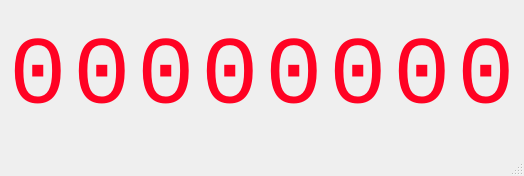
<?xml version="1.0" encoding="UTF-8"?>
<ui version="4.0">
 <class>MainWindow</class>
 <widget class="QMainWindow" name="MainWindow">
  <property name="geometry">
   <rect>
    <x>0</x>
    <y>0</y>
    <width>486</width>
    <height>176</height>
   </rect>
  </property>
  <property name="maximumSize">
   <size>
    <width>486</width>
    <height>176</height>
   </size>
  </property>
  <property name="windowTitle">
   <string>MainWindow</string>
  </property>
  <widget class="QWidget" name="centralwidget">
   <layout class="QHBoxLayout" name="horizontalLayout_2">
    <item>
     <layout class="QHBoxLayout" name="horizontalLayout">
      <item>
       <widget class="QLabel" name="label">
        <property name="font">
         <font>
          <family>Consolas</family>
          <pointsize>72</pointsize>
         </font>
        </property>
        <property name="styleSheet">
         <string notr="true">color:rgb(255, 2, 35)</string>
        </property>
        <property name="text">
         <string>0</string>
        </property>
       </widget>
      </item>
      <item>
       <widget class="QLabel" name="label_2">
        <property name="font">
         <font>
          <family>Consolas</family>
          <pointsize>72</pointsize>
         </font>
        </property>
        <property name="styleSheet">
         <string notr="true">color:rgb(255, 2, 35)</string>
        </property>
        <property name="text">
         <string>0</string>
        </property>
       </widget>
      </item>
      <item>
       <widget class="QLabel" name="label_3">
        <property name="font">
         <font>
          <family>Consolas</family>
          <pointsize>72</pointsize>
         </font>
        </property>
        <property name="styleSheet">
         <string notr="true">color:rgb(255, 2, 35)</string>
        </property>
        <property name="text">
         <string>0</string>
        </property>
       </widget>
      </item>
      <item>
       <widget class="QLabel" name="label_4">
        <property name="font">
         <font>
          <family>Consolas</family>
          <pointsize>72</pointsize>
         </font>
        </property>
        <property name="styleSheet">
         <string notr="true">color:rgb(255, 2, 35)</string>
        </property>
        <property name="text">
         <string>0</string>
        </property>
       </widget>
      </item>
      <item>
       <widget class="QLabel" name="label_5">
        <property name="font">
         <font>
          <family>Consolas</family>
          <pointsize>72</pointsize>
         </font>
        </property>
        <property name="styleSheet">
         <string notr="true">color:rgb(255, 2, 35)</string>
        </property>
        <property name="text">
         <string>0</string>
        </property>
       </widget>
      </item>
      <item>
       <widget class="QLabel" name="label_6">
        <property name="font">
         <font>
          <family>Consolas</family>
          <pointsize>72</pointsize>
         </font>
        </property>
        <property name="styleSheet">
         <string notr="true">color:rgb(255, 2, 35)</string>
        </property>
        <property name="text">
         <string>0</string>
        </property>
       </widget>
      </item>
      <item>
       <widget class="QLabel" name="label_7">
        <property name="font">
         <font>
          <family>Consolas</family>
          <pointsize>72</pointsize>
         </font>
        </property>
        <property name="styleSheet">
         <string notr="true">color:rgb(255, 2, 35)</string>
        </property>
        <property name="text">
         <string>0</string>
        </property>
       </widget>
      </item>
      <item>
       <widget class="QLabel" name="label_8">
        <property name="font">
         <font>
          <family>Consolas</family>
          <pointsize>72</pointsize>
         </font>
        </property>
        <property name="styleSheet">
         <string notr="true">color:rgb(255, 2, 35)</string>
        </property>
        <property name="text">
         <string>0</string>
        </property>
       </widget>
      </item>
     </layout>
    </item>
   </layout>
  </widget>
  <widget class="QMenuBar" name="menubar">
   <property name="geometry">
    <rect>
     <x>0</x>
     <y>0</y>
     <width>486</width>
     <height>22</height>
    </rect>
   </property>
  </widget>
  <widget class="QStatusBar" name="statusbar"/>
 </widget>
 <resources/>
 <connections/>
</ui>
